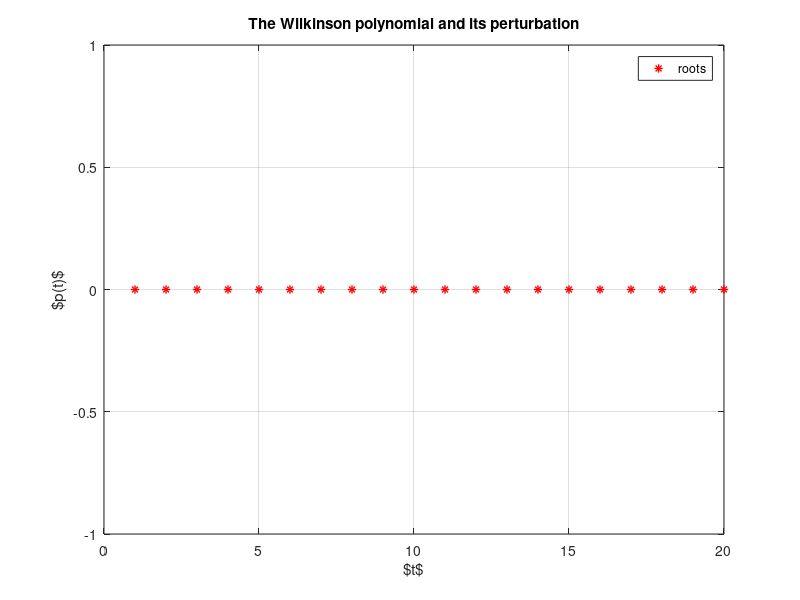

MATLAB code for this plot: (Note: this script raises an error after producing the figure.)
clear all;
clc;
close all;


degree = 20;
step = 1e-4;
pert = 1e-9;

hf = figure();
plot(zeros(degree,1),'gr *;roots;',"linewidth",1);
xlabel("$t$");
ylabel("$p(t)$");
grid on
hold on;
title( "The Wilkinson polynomial and its perturbation" );

x=(1-step):step:(degree+step);

yexact = WilkinsonFact(x);
legend("location","southeast");
plot(x,yexact,'linewidth',1,";$p_W$;");
hold on;

ynoise = yexact - pert.*(x.^19);
plot(x,ynoise,"linewidth",1,";$\\tilde{p}_W$;");
hold on

print( hf, "OUT/WilkinsonPlot", "-dpdflatex");

hfgray = hf;
print( hfgray, "OUT/WilkinsonPlotGray", "-dpdflatex", "-mono");
